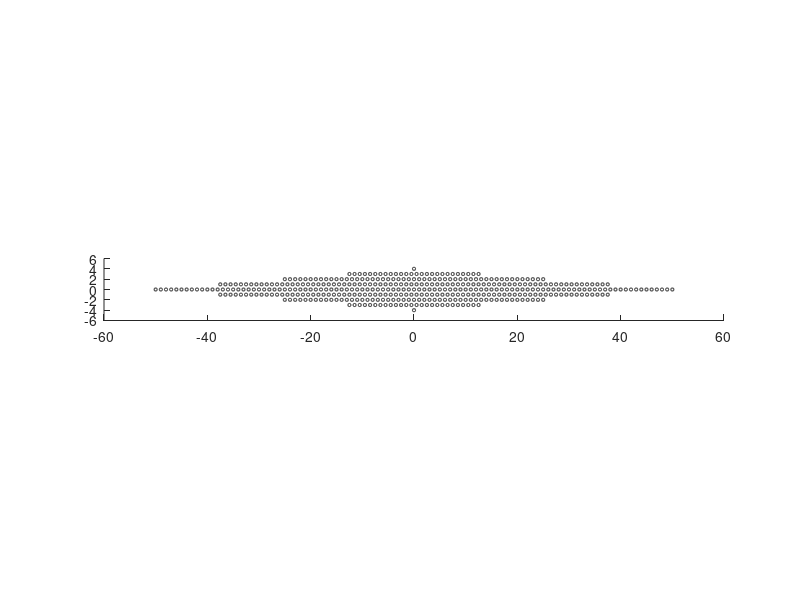

The MATLAB script that drew this image: (Note: this script raises an error after producing the figure.)
H = 5;
N_0 = 2*50+1; % choose odd so that one resonator is in the origin
% this function gives the number of resonator on the i th line using linear
% interpolation
a = -N_0/(H-1);
compute_N_l = @(l) floor(a*(abs(l)-1)+N_0)+1;
d = 1;
h = 1;
r= 0.3;
cx = d*[0:1:N_0-1]';
cx = cx - (cx(1)+cx(end))/2;
cy = zeros(N_0,1);
%lets build a rhombus
for l = 2:H
    N_l = compute_N_l(l)
    cx_l = d*[0:1:N_l-1]';
    cx_l = cx_l - (cx_l(1)+cx_l(end))/2;
    cx = [cx; cx_l];
    cy = [cy; h*(l-1)*ones(N_l,1)];
    % negative part
    cx = [cx; cx_l];
    cy = [cy; -h*(l-1)*ones(N_l,1)];
end
N = size(cx,1);
[cx,ind] = sort(cx);
cy = cy(ind);
cz = zeros(N,1);
c = [cx cy cz];
R = r*ones(N,1);
figure, hold on
t = linspace(0,2*pi);
for n = 1:N
    plot(c(n,1)+R(n)*cos(t), c(n,2)+R(n)*sin(t),'k')  
%     text(c(n,1),c(n,2),num2str(n))
end
daspect([1 1 1])
hold off
% close 

vol = 4*pi*R.^3/3;
k0 = 0.0000001;
delta = 1./9000;
v2 = ones(1,N);
N_multi = 2;

%%% Compute the static capacitance matrix
% Maximum order for multipole expansion (n = 0, 1, ..., N_multi)
% If we use higher order, then accuracy improves. Usually 0 is sufficiently large.
gamma_skin = 2;

% compute the normalization factor
fun = @(theta,phi,r) exp(gamma_skin*r*sin(theta)*cos(phi))*r^2*sin(theta);
int_A = int_trapez_3(fun,200,0,pi,0,2*pi,0,R(1));
A_norm = exp(gamma_skin*cx)*int_A;

%%% Compute the skin capacitance matrix using Multipole

matC_skin = MakeCmn_skin(gamma_skin,R,c,k0,N_multi);

GCM_skin = diag(delta.*v2./A_norm')*matC_skin;

%%% Compute eigenmodes
[evec_skin,eval_skin,eigen_left] = eig(GCM_skin);
[resonances_skin,I] = sort(sqrt(diag(eval_skin)),'ComparisonMethod','real');
modes_skin = evec_skin(:,I);

produce_condensation(cx,modes_skin,N)

figure
title("skin modes")
hold on
NN = 15;
for j = 1:NN
    subplot(NN,1,j); 
%     hold on
% %     scatter(cx,cy,20,abs(real(modes_skin(:,j))),'filled')
%     colorbar
    plot(1:N,(real(modes_skin(:,j))))
end